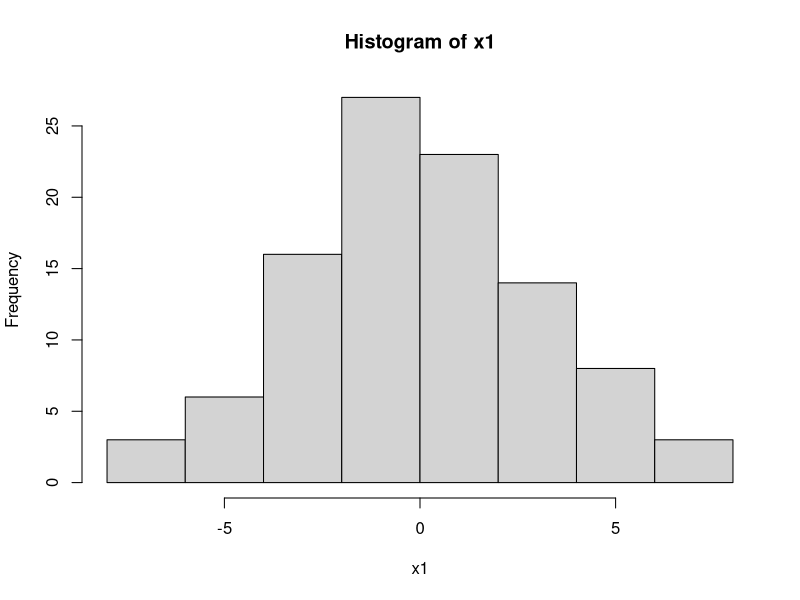
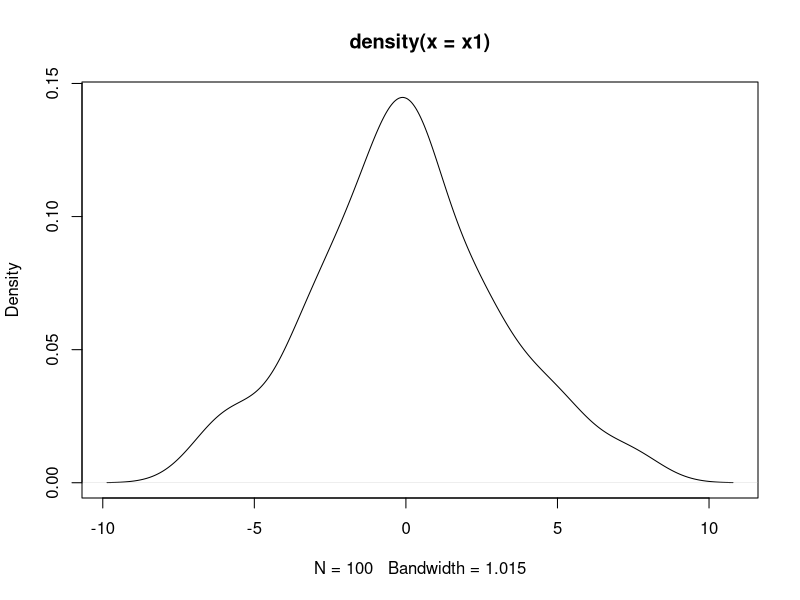
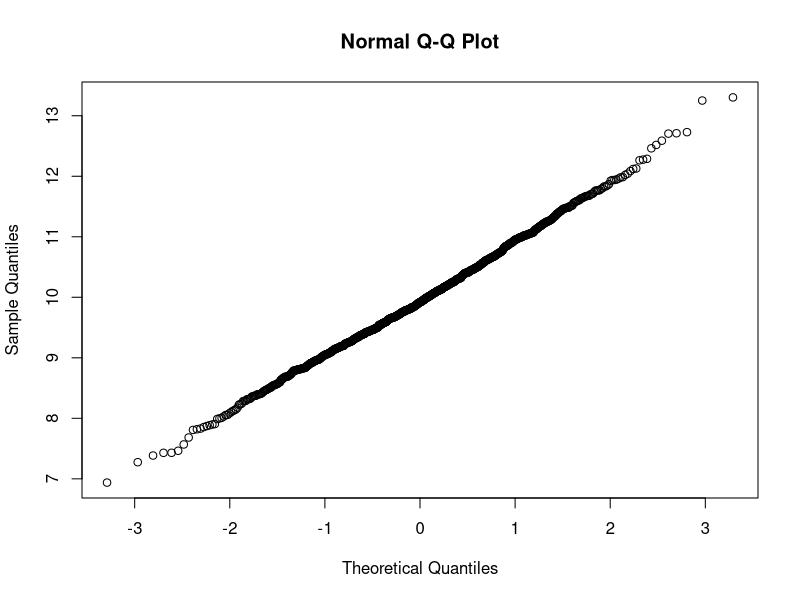
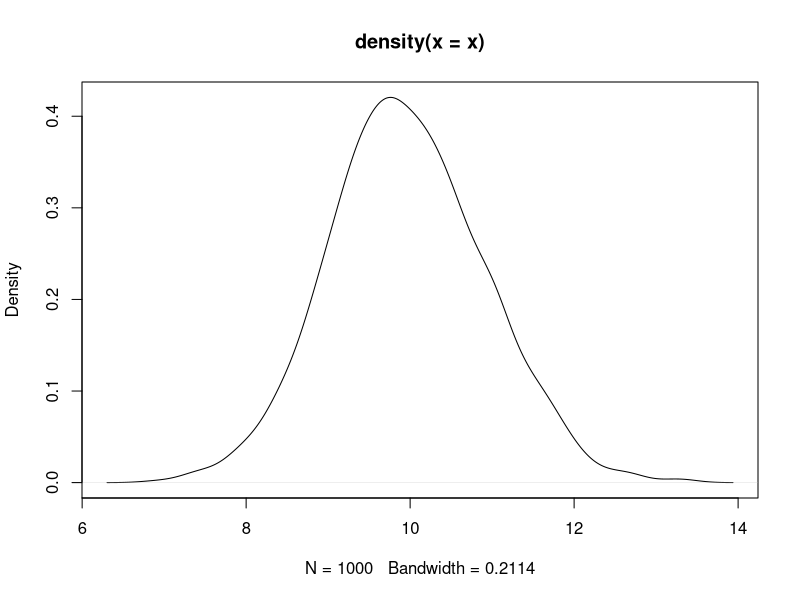

Here is the R script that generated these plots, in order:
setwd("/Users/yoon/Documents/DataScience/R_work")

options(digits = 3) # 소수점 이하 표시
set.seed(100)

x1 = rnorm(100, mean=0, sd=3)
hist(x1)
plot(density(x1)) # 확률밀도로 나타낸 것

var(x1)
mean(x1)
median(x1)
quantile(x1, c(0.25, 0.5, 0.75))

### 위치 나타내기
q1 = quantile(1:10, c(1/4, 3/4))
str(q1)
q1

### sampling
# 샘플링된 데이터를 분리하는 방법 1
sample(1:10, 5, replace = T, prob = 1:10) # prob는 가중치
ind1 = sample(nrow(iris), nrow(iris), replace = F)
A1 = iris[ind1,] # ???
A1
n1 = nrow(iris)
train = A1[1:(n1*0.7),]
test = A1[-(1:(n1*0.7)),]

# 샘플링된 데이터를 분리하는 방법 2
ind2 = sample(n1, n1*0.7, replace = F)
train1 = iris[ind2,]
test1 = iris[-ind2,]

# 샘플링된 데이터를 분리하는 방법 3
ind3 = sample(2, n1, replace = T, prob = c(0.7, 0.3))
ind3
table(ind3)
train2 = iris[ind3 == 1,]
test2 = iris[ind3 == 2,]

### 특정데이터 추출과 필터링
#install.packages('sampling')
library(sampling)

## 층화 임의 추출 -> 각 계층 원소로부터 임의 추출 (예 : 연령대별로 몇명씩 추출)
x = strata(c("Species"), # 종별로 추출하겠다는 것.
         size = c(3, 3, 1), # 종별로 3, 3, 1 개씩 추출하겠다는 것.
         method = "srswor", # srswor : replace F // srswr : replace T
         data = iris)

getdata(iris,x)

### repeat option
rep(c(3,7), c(3,2)) # 3은 3번, 7은 2번 반복하는 함수
rep(c(3,7), each=3)
rep(1:15, length.out=15)
rep(1:10, length.out=15)

### row, group manipulation
iris$Species2 = rep(1:2, 75)
strata(c("Species", "Species2"), size=c(5,1,1,1,1,1), method="srswr", data=iris)

library(doBy)
sampleBy(~Species+Species2, # Spcecies 1, 2 를 묶은것을 하나의 그룹으로 보는 것.
         frac = 0.3, # 그룹에서 30%만 추출하겠다는 것.
         data = iris)

d1 = data.frame()
for (i in seq(sample(1:10, 1))){
  d2 = iris[i, ]
  d1 = rbind(d1, d2)
}
d1

### table processing
d <- data.frame(x=c("1","2","2","1"), y=c("A","B","A","B"), num=c(3,5,8,7))
d_bind = rbind(d,d)
table(d_bind$x, d_bind$y)
xtabs(num ~ x+y, data=d)
xt = xtabs(num ~ x+y, data=d_bind)

sum(xt)
margin.table(xt)
margin.table(xt, 1) # row sum
margin.table(xt, 2) # col sum
prop.table(xt, 1)

tot = sum(xt)
p_xt = prop.table(xt)

str(p_xt)
tot*p_xt[[1]][1]

### 독립, 연관성 검정
library(MASS)
data('survey')
View(survey)
xt = xtabs(~Sex+Exer, data = survey)
xt

# 집단이 3개 이상인 경우에도 카이제곱 검정이 가능.
# data('survey')
# View(survey)
# survey$Sex <- as.character(survey$Sex)
# survey[c(3,10,11,15,22,25), "Sex"] = "Othes"
# survey$Sex <- as.factor(survey$Sex)
# xt = xtabs(~Sex+Exer, data = survey)
# xt # 경고메시지는 데이터수가 작아서 생긴것.

chi1 = chisq.test(xt) # p-value가 0.06, 즉 0.05 이상이므로 성별과 운동 빈도는 관계가 있는 것 같다.
chi1
str(chi1)
chi1$statistic

# 카이제곱의 샘플 수가 작을 때 피셔테스트를 사용함. 비슷한 방식인데 샘플 수가 적을 때 조금 더 정확함.
fisher.test(xtabs(~W.Hnd+Clap, data = survey))

table(survey$W.Hnd)
chisq.test(table(survey$W.Hnd), p=c(.3, .7)) # 대상 데이터의 비율이 3:7 이다 라는 가설에 대한 검정

###### 아래는 정규성, 분포 등의 검정 
## -> ex. data가 정규 모형과 동일하냐는 질문의 p-value
## 즉, p-value가 0.05 이상이면 정규성을 띤다거나 분포가 동일하다는 등의 것.

### shapiro test -> 정규성 여부 검정
shapiro.test(rnorm(100))

### ks test -> 분포가 동일한지 여부 검정
ks.test(rnorm(100), rnorm(100, 5, 3))

### qqnorm -> 그래프를 통한 정규성 검정
x <- rnorm(1000, mean = 10, sd=1)
qqnorm(x) # 직선의 형태로 그려질수록 정규성을 띤다고 할 수 있다.
plot(density(x))
